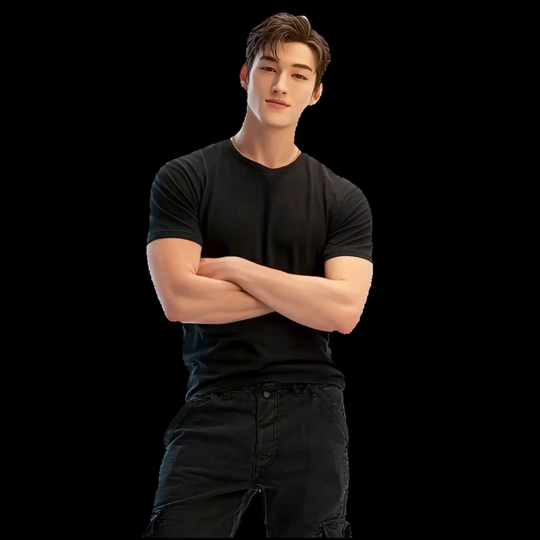
#> input picture frame 0 of section26/images/input.mp4, 1080 x 1080 px (shown at 1/2 size)
$ python pngmake.py
#> lines starting #> are read from the running program, lines starting #| are printed output that depends on the picture; after the words box and inside, x2 and y2 are one past the last pixel; in counts of white or black regions, pixels touching at a corner belong together
"""
pip install opencv-python

"""

import cv2
import numpy as np
from PIL import Image


def extract_n_frames(input_video, target_frame_count, remove_white=True, white_threshold=240):
#> called with input_video = 'input.mp4', target_frame_count = 10, remove_white = True, white_threshold = 240
    cap = cv2.VideoCapture(input_video)

    # 전체 프레임 수 계산
    total_frames = int(cap.get(cv2.CAP_PROP_FRAME_COUNT))
    print(f"전체 프레임 수: {total_frames}")

    # 추출할 프레임 인덱스 계산
    if target_frame_count >= total_frames:
        frame_indices = list(range(total_frames))
    else:
        # 균등하게 분배
        step = total_frames / target_frame_count
        frame_indices = [int(i * step) for i in range(target_frame_count)]

    print(f"추출할 프레임 수: {len(frame_indices)}")

    extracted_count = 0

    for frame_idx in frame_indices:
        # 특정 프레임으로 이동
        cap.set(cv2.CAP_PROP_POS_FRAMES, frame_idx)
        ret, frame = cap.read()

        if not ret:
            continue

        frame_rgb = cv2.cvtColor(frame, cv2.COLOR_BGR2RGB)

        if remove_white:
            # 흰 배경 제거
            hsv = cv2.cvtColor(frame_rgb, cv2.COLOR_RGB2HSV)
            lower_white = np.array([0, 0, white_threshold])
            upper_white = np.array([180, 30, 255])
            mask = cv2.inRange(hsv, lower_white, upper_white)

            # RGBA 이미지 생성
            rgba_frame = cv2.cvtColor(frame_rgb, cv2.COLOR_RGB2RGBA)
            rgba_frame[:, :, 3] = 255 - mask

            img = Image.fromarray(rgba_frame, 'RGBA')
        else:
            img = Image.fromarray(frame_rgb, 'RGB')

        img.save(f'grim_reaper_frame_{extracted_count:04d}.png')
        extracted_count += 1
        print(f"추출 완료: {extracted_count}/{len(frame_indices)}")
#> this loop made 10 passes
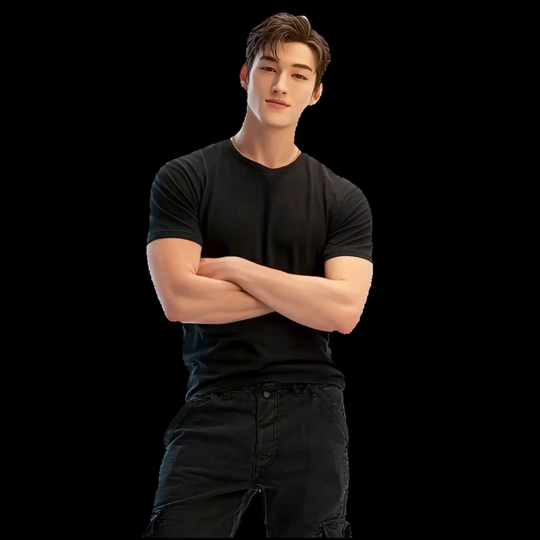
#> input picture frame 0 of section26/images/input.mp4, 1080 x 1080 px (shown at 1/2 size)
#> pass 1, in extract_n_frames, `mask = cv2.inRange(hsv, lower_white, upper_white)`:
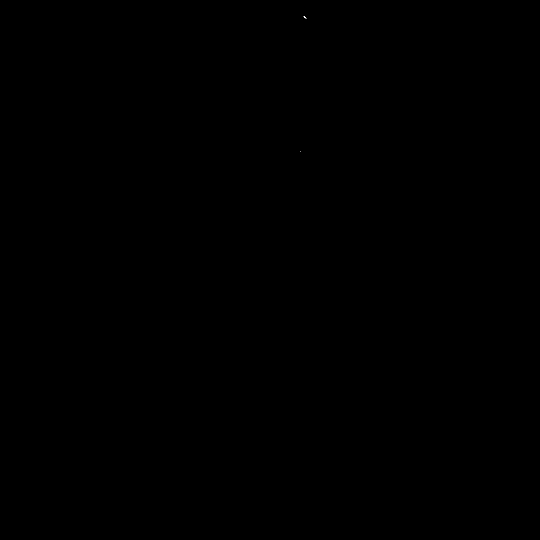
#> mask: shape (1080, 1080) (shown at 1/2 size); 0% white in thin lines or dots, all inside (x1, y1, x2, y2) = (600, 33, 613, 304)
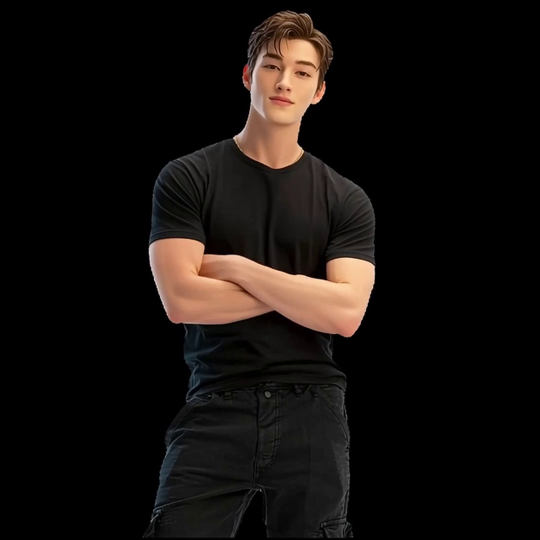
#> input picture frame 12 of section26/images/input.mp4, 1080 x 1080 px (shown at 1/2 size)
#> after the loop:
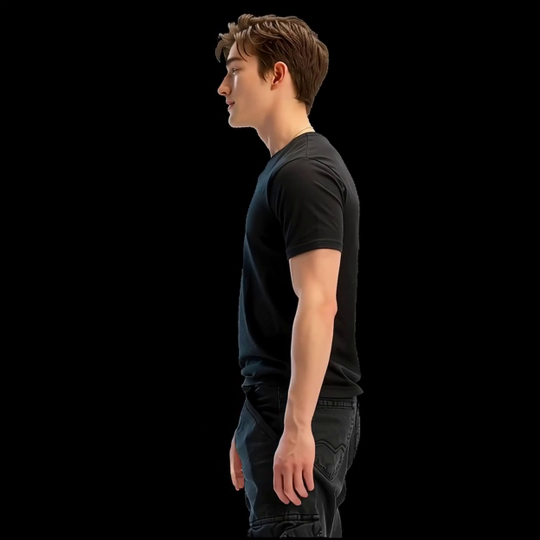
#> frame: shape (1080, 1080, 3) (shown at 1/2 size); mean B, G, R 9.6, 11.3, 14.9
#> after the loop: hsv: shape (1080, 1080, 3); mean H, S, V 5.8, 16.4, 15.2
#> after the loop, extracted_count = 10

    cap.release()
    print(f"총 {extracted_count}개 프레임 추출 완료!")
#| 총 10개 프레임 추출 완료!


# 사용 예시
extract_n_frames('input.mp4', target_frame_count=10, remove_white=True)

$ run again, starting later in the video
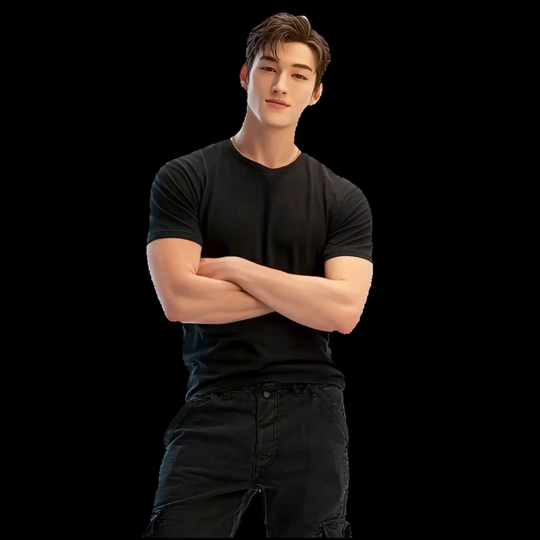
#> input picture frame 0 of section26/images/input.mp4, 1080 x 1080 px (shown at 1/2 size)
#> the loop in extract_n_frames, `for frame_idx in frame_indices:` made 10 passes
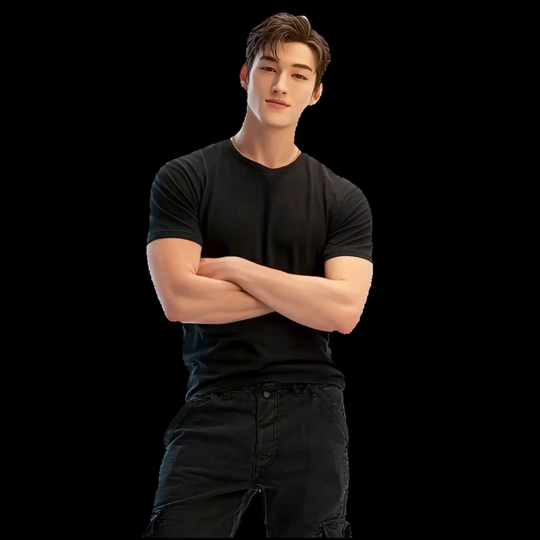
#> input picture frame 0 of section26/images/input.mp4, 1080 x 1080 px (shown at 1/2 size)
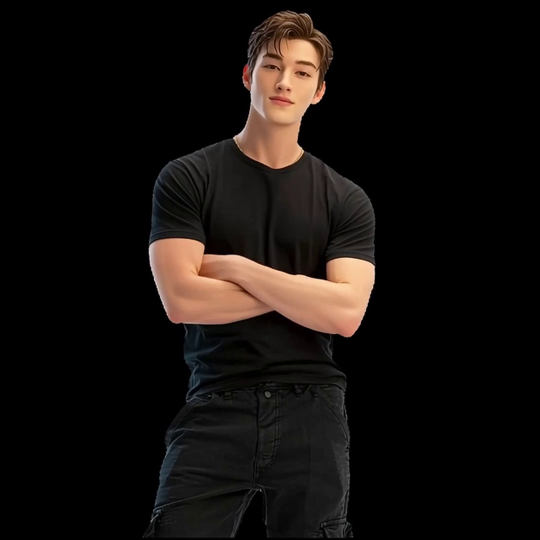
#> input picture frame 12 of section26/images/input.mp4, 1080 x 1080 px (shown at 1/2 size)
#> after the loop in extract_n_frames, `for frame_idx in frame_indices:`: extracted_count = 10
#| 총 10개 프레임 추출 완료!

$ run again, starting later in the video
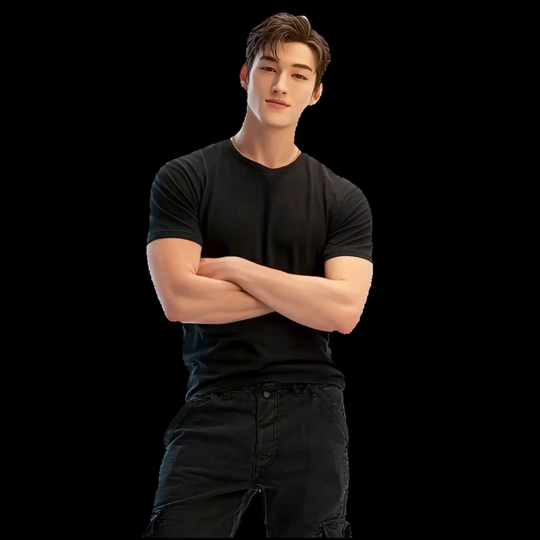
#> input picture frame 0 of section26/images/input.mp4, 1080 x 1080 px (shown at 1/2 size)
#> the loop in extract_n_frames, `for frame_idx in frame_indices:` made 10 passes
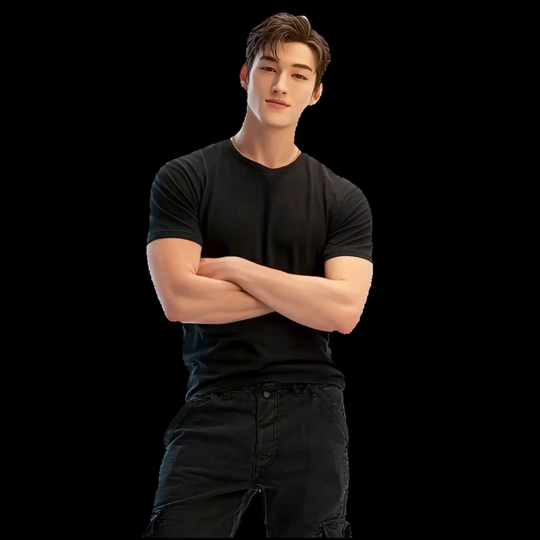
#> input picture frame 0 of section26/images/input.mp4, 1080 x 1080 px (shown at 1/2 size)
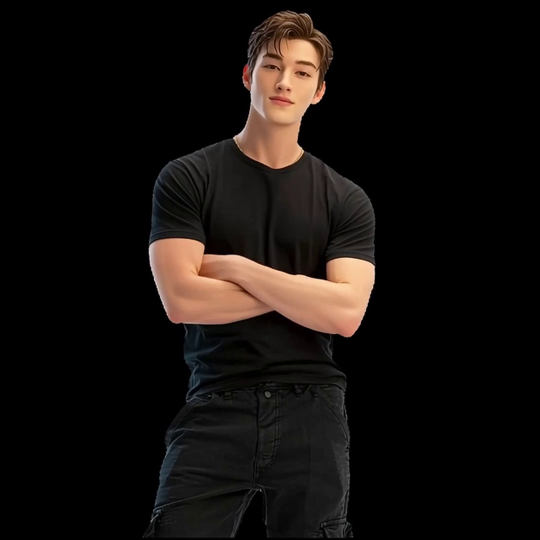
#> input picture frame 12 of section26/images/input.mp4, 1080 x 1080 px (shown at 1/2 size)
#> after the loop in extract_n_frames, `for frame_idx in frame_indices:`: extracted_count = 10
#| 총 10개 프레임 추출 완료!
